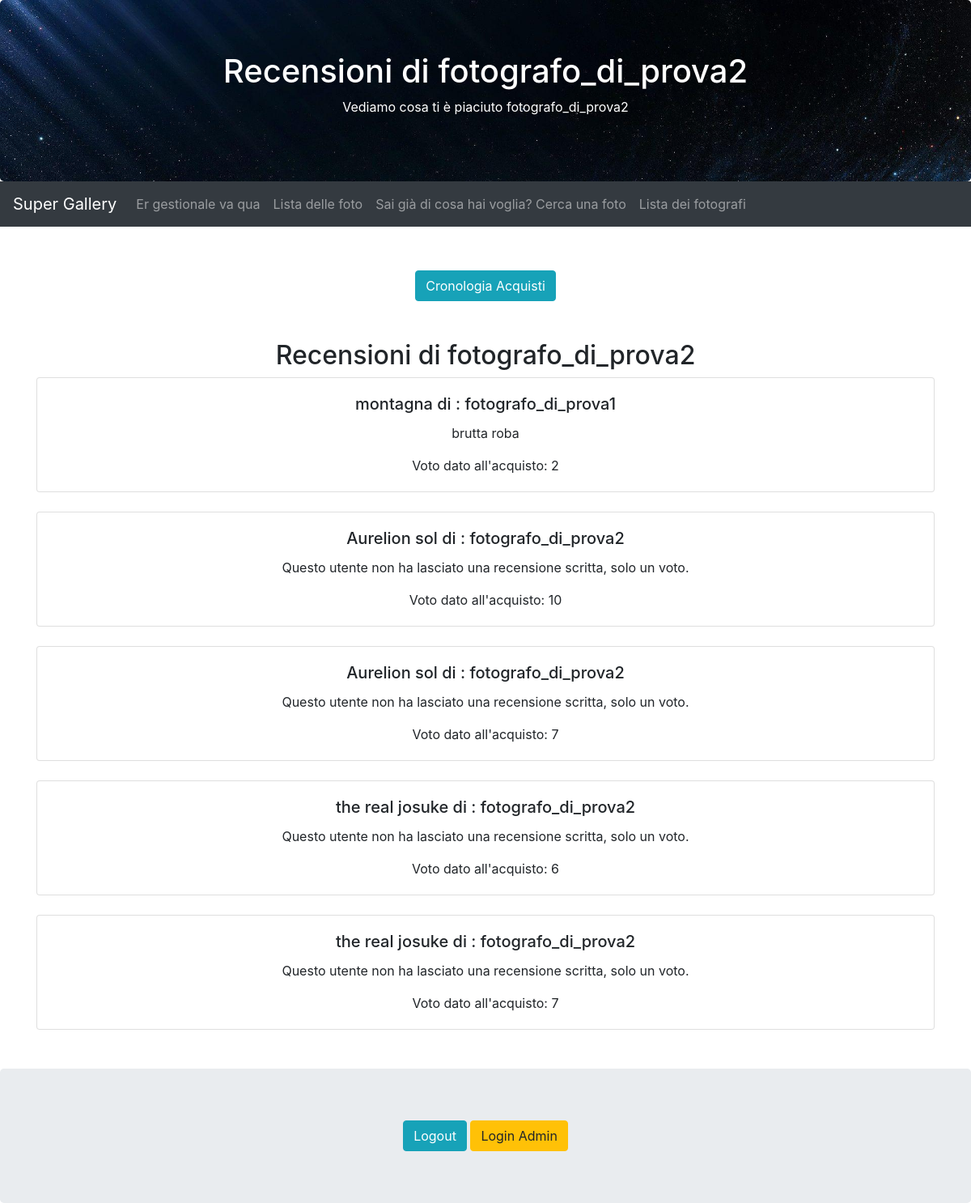
The page /APPfoto/recensioni_utente/ (signed in) on the database as committed earlier.
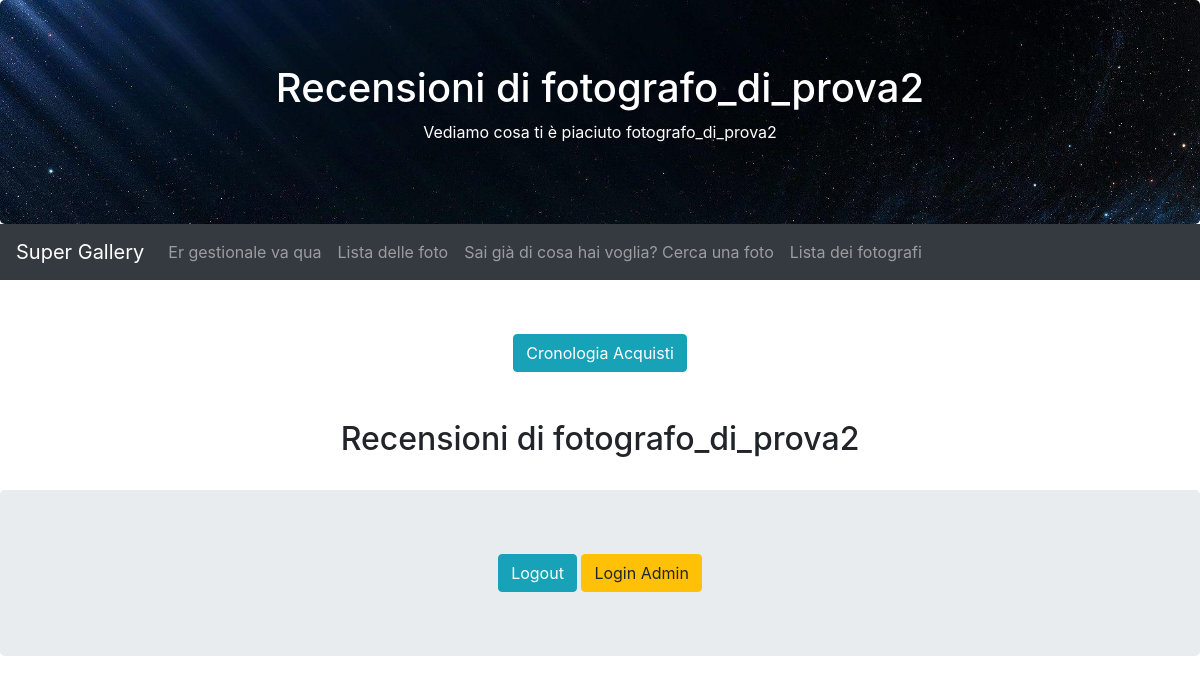
The same page on the database as committed later.
### APPfoto/models.py (models this page shows, shortened)
class Recensione(models.Model):
    foto = models.ForeignKey(Foto, on_delete=models.CASCADE, related_name="recensioni")
    utente = models.ForeignKey(User, on_delete=models.CASCADE, related_name="recensioni_scritte")
    testo = models.CharField(max_length=250, default="Questo utente non ha lasciato una recensione scritta, "
                                                     "solo un voto.")
    voto = models.PositiveIntegerField()
    fotografo = models.ForeignKey(User, on_delete=models.CASCADE, related_name="recensioni", null=True, blank=True)
    acquisto=models.ForeignKey(Acquisto, on_delete=models.CASCADE, related_name="recensioni", null=True, blank=True)
    def testo_della_recensione(self):
        return self.testo
    class Meta:
        verbose_name_plural = "Recensioni"

class Foto(models.Model):
    COLOUR_CHOICES = [
        ("Black", "Black"),
        ("Dark Blue", "Dark Blue"),
        ("Green", "Green"),
        ("Grey", "Grey"),
        ("Light Blue", "Light Blue"),
        ("Orange", "Orange"),
        ("Pink", "Pink"),
        ("Purple", "Purple"),
        ("Red", "Red"),
        ("White", "White"),
        ("Yellow", "Yellow"),
    ]
    name = models.CharField(max_length=50, default="No name Given")
    main_colour = models.CharField(max_length=100, choices=COLOUR_CHOICES)
    landscape = models.BooleanField()
    actual_photo = models.ImageField(upload_to='uploads/')
    artist = models.ForeignKey(User, on_delete=models.CASCADE, default=0)
    price = models.DecimalField(verbose_name="prezzo", max_digits=5, decimal_places=2, default=0.00)
    creation_date = models.DateTimeField(auto_now_add=True)

### APPfoto/views.py (the view)
# urls.py: path('recensioni_utente/', views.RecensioniUtente, name='RecensioniUtente')
@login_required
def RecensioniUtente(request):
    user = request.user
    recensioni_utente = Recensione.objects.filter(utente=user)
    context = {
        'user': user,
        'recensioni_utente': recensioni_utente,
    }
    return render(request, 'APPfotoTempl/recensioni_utente.html', context)

### APPfoto/templates/APPfotoTempl/recensioni_utente.html (shortened to what this page needs)
{% extends 'base.html' %}
{% block header1 %}
  <h1>Recensioni di {{ user.username }} </h1>
  <p>Vediamo cosa ti è piaciuto
    {% if user.is_authenticated %}
     {{ user.username }}
    {% else %}
    Utente non registrato
        <br>
        Wait a minute, who are you?
    {% endif %}
  </p>
{% endblock %}
{% block content %}
     <br> <a href="{% url 'APPfoto:situation' %}" class="btn btn-info">Cronologia Acquisti</a>
    <br>
    <br>
    <br>
  <h2>Recensioni di {{ user.username }}</h2>
  {% for recensione in recensioni_utente %}
    <div class="card mb-4">
      <div class="card-body">
        <h5 class="card-title">{{ recensione.foto.name }} di : {{ recensione.fotografo }}</h5>
        <p class="card-text">{{ recensione.testo_della_recensione }}</p>
        <p class="card-text"> Voto dato all'acquisto: {{ recensione.voto }}</p>
      </div>
    </div>
  {% endfor %}
{% endblock %}

### foto_commerce/templates/base.html (shortened to what this page needs)
<!DOCTYPE html>
<html lang="en">
<head>
    {% block head %}
  <link rel="stylesheet" href="https://cdn.jsdelivr.net/npm/bootstrap@4.6.1/dist/css/bootstrap.min.css">
  {% endblock %}
  {% load crispy_forms_tags %}
</head>
<body>
<div class="jumbotron text-center header-background" style="margin-bottom:0">
  {% block header1 %}{% endblock %}
</div>
<nav class="navbar navbar-expand-sm bg-dark navbar-dark">
    {% block navbar %}
    <a class="navbar-brand" href="{% url 'home' %}">Super Gallery</a>
    <div class="collapse navbar-collapse" id="collapsibleNavbar">
      <ul class="navbar-nav">
        <li class="nav-item">
          <a class="nav-link" href="{% url 'APPfoto:home' %}">Er gestionale va qua</a>
        </li>
        <li class="nav-item">
          <a class="nav-link" href="{% url 'APPfoto:listafoto' %}">Lista delle foto</a>
        </li>
        <li class="nav-item">
          <a class="nav-link" href="{% url 'APPfoto:cercaFoto' %}">Sai già di cosa hai voglia? Cerca una foto</a>
        </li>
        <li class="nav-item">
          <a class="nav-link" href={% url 'APPfoto:listafotografi' %}> Lista dei fotografi</a>
        </li>
      </ul>
    </div>
    {% endblock %}
  </nav>
  <div class="container" style="margin-top:30px">
      <div class="col-sm-22">
        <center>
        {% block content %}{% endblock %}
        <br>
        </center>
      </div>
    </div>
  <div class="jumbotron text-center" style="margin-bottom:0">
    {% block footer %}
      {% if user.is_authenticated %}
      <a class="btn btn-info" href="{% url 'logout' %}" role="button">Logout</a>
      {% else %}
      <a class="btn btn-info" href="{% url 'register' %}" role="button">Sei nuovo? Registrati</a>
      <a class="btn btn-info" href="{% url 'login' %}" role="button">Login</a>
      {% endif %}
      <a class="btn btn-warning" href="/admin/" role="button">Login Admin</a>
    {%  endblock %}
  </div>
  </body>
  </html>

### foto_commerce/templates/base.html (style rules this page uses)
.header-background { background-image: url('/static/space2.jpg'); background-size: cover; background-position: top; background-repeat: no-repeat; color: white; }

Rows that differ between the two databases and show on the page:
removed Recensione: foto.name "montagna", fotografo "fotografo_di_prova1", testo_della_recensione "brutta roba", voto "2"
removed Recensione: foto.name "Aurelion sol", fotografo "fotografo_di_prova2", testo_della_recensione "Questo utente non ha lasciato una recensione scritta, solo un voto.", voto "10"
removed Recensione: foto.name "Aurelion sol", fotografo "fotografo_di_prova2", testo_della_recensione "Questo utente non ha lasciato una recensione scritta, solo un voto.", voto "7"
removed Recensione: foto.name "the real josuke", fotografo "fotografo_di_prova2", testo_della_recensione "Questo utente non ha lasciato una recensione scritta, solo un voto.", voto "6"
removed Recensione: foto.name "the real josuke", fotografo "fotografo_di_prova2", testo_della_recensione "Questo utente non ha lasciato una recensione scritta, solo un voto.", voto "7"
